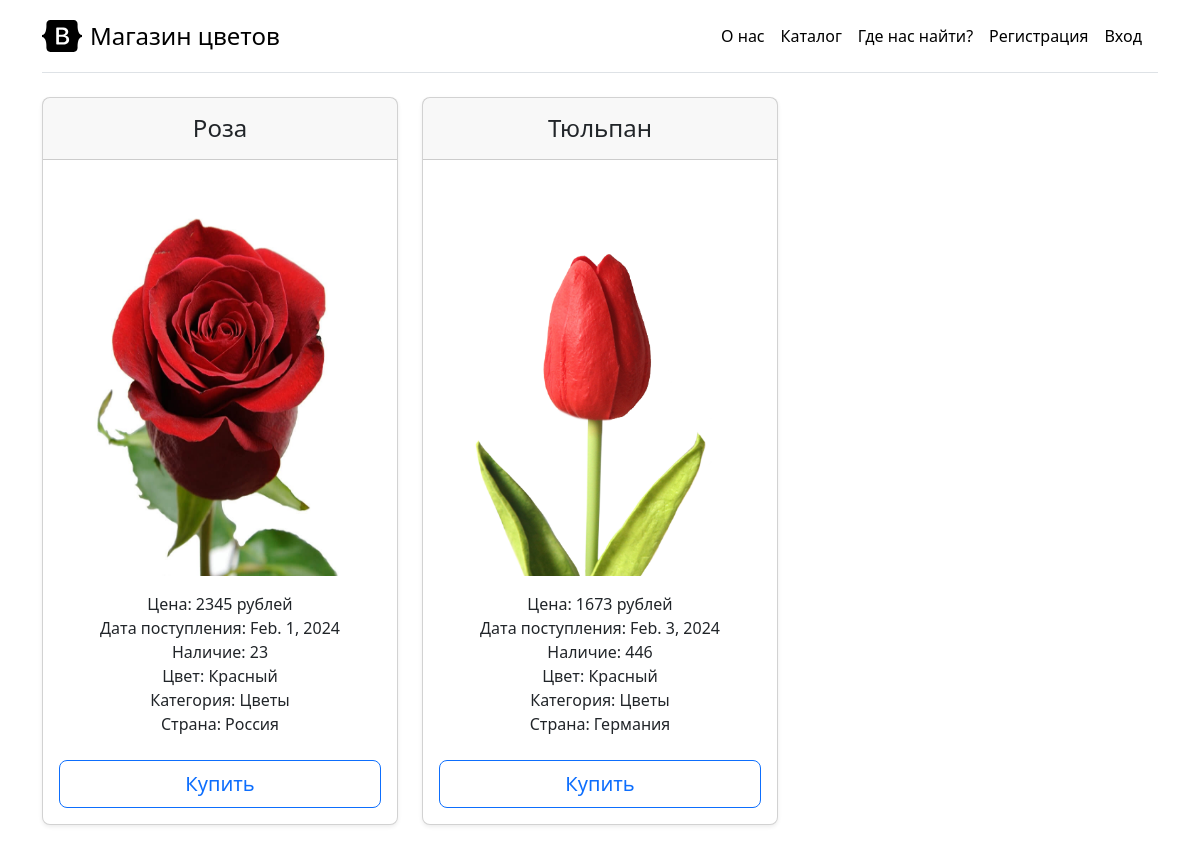
The page / on the database its author committed.
### flowershop/models.py (models this page shows, shortened)
class Product(models.Model):
    name = models.CharField(max_length=80)
    price = models.PositiveIntegerField()
    image = models.ImageField(upload_to='products')  # Создаст папку products внутри папки media
    date = models.DateTimeField()
    counts = models.PositiveIntegerField()
    color = models.CharField(max_length=60)
    category = models.ForeignKey(Category, on_delete=models.CASCADE)
    country = models.ForeignKey(Country, on_delete=models.CASCADE)

class Category(models.Model):
    name = models.CharField(max_length=80)

class Country(models.Model):
    name = models.CharField(max_length=80)

### general/views.py (the view)
# urls.py: path('', views.index)
def index(request):
    product = Product.objects.filter(counts__gt=0)
    return render(request, 'index.html', context={'product': product})

### general/templates/index.html (shortened to what this page needs)
{% load static %}
<!doctype html>
<html lang="en" data-bs-theme="auto">
<head>
    <link href="https://cdn.jsdelivr.net/npm/bootstrap@5.3.2/dist/css/bootstrap.min.css" rel="stylesheet"
>
</head>
<body>
<div class="container py-3">
    {% include 'header.html' %}
    <main>
        <div class="row row-cols-1 row-cols-md-3 mb-3 text-center">
            {% for product in product %}
                <div class="col">
                    <div class="card mb-4 rounded-3 shadow-sm">
                        <div class="card-header py-3">
                            <h4 class="my-0 fw-normal">{{ product.name }}</h4>
                        </div>
                        <form method="get" action="/product/{{ product.id }}">
                            <div class="card-body">
                                <img src='{{ product.image.url }}' alt='flower' style="max-width: 320px; height: 400px">
                                <ul class="list-unstyled mt-3 mb-4">
                                    <li>Цена: {{ product.price }} рублей</li>
                                    <li>Дата поступления: {{ product.date.date }}</li>
                                    <li>Наличие: {{ product.counts }}</li>
                                    <li>Цвет: {{ product.color }}</li>
                                    <li>Категория: {{ product.category.name }}</li>
                                    <li>Страна: {{ product.country.name }}</li>
                                </ul>
                                <button type="submit" class="w-100 btn btn-lg btn-outline-primary">Купить</button>
                            </div>
                        </form>
                    </div>
                </div>
            {% empty %}
                <div>Нет товаров</div>
            {% endfor %}
        </div>
    </main>
</div>
</body>
</html>

### general/templates/header.html (shortened to what this page needs)
{% load static %}
<header>
    <div class="d-flex flex-column flex-md-row align-items-center pb-3 mb-4 border-bottom">
        <a href="/" class="d-flex align-items-center link-body-emphasis text-decoration-none">
            <span class="fs-4">Магазин цветов</span>
        </a>
        <nav class="d-inline-flex mt-2 mt-md-0 ms-md-auto">
            <a class="me-3 py-2 link-body-emphasis text-decoration-none" href="/about/">О нас</a>
            <a class="me-3 py-2 link-body-emphasis text-decoration-none" href="/">Каталог</a>
            <a class="me-3 py-2 link-body-emphasis text-decoration-none" href="/contact/">Где нас найти?</a>
            {% if user.is_authenticated %}
                <form method="post" action="{% url 'logout' %}">
                    {% csrf_token %}
                    <button type="submit">Выйти</button>
                </form>
            {% else %}
                <a class="me-3 py-2 link-body-emphasis text-decoration-none" href="#">Регистрация</a>
                <a class="me-3 py-2 link-body-emphasis text-decoration-none" href="{% url 'login' %}">Вход</a>
            {% endif %}
        </nav>
    </div>
</header>

### rows shown on the page
Product: name "Роза", image (picture), price "2345", date "Feb. 1, 2024", counts "23", color "Красный", category.name "Цветы", country.name "Россия"
Product: name "Тюльпан", image (picture), price "1673", date "Feb. 3, 2024", counts "446", color "Красный", category.name "Цветы", country.name "Германия"
